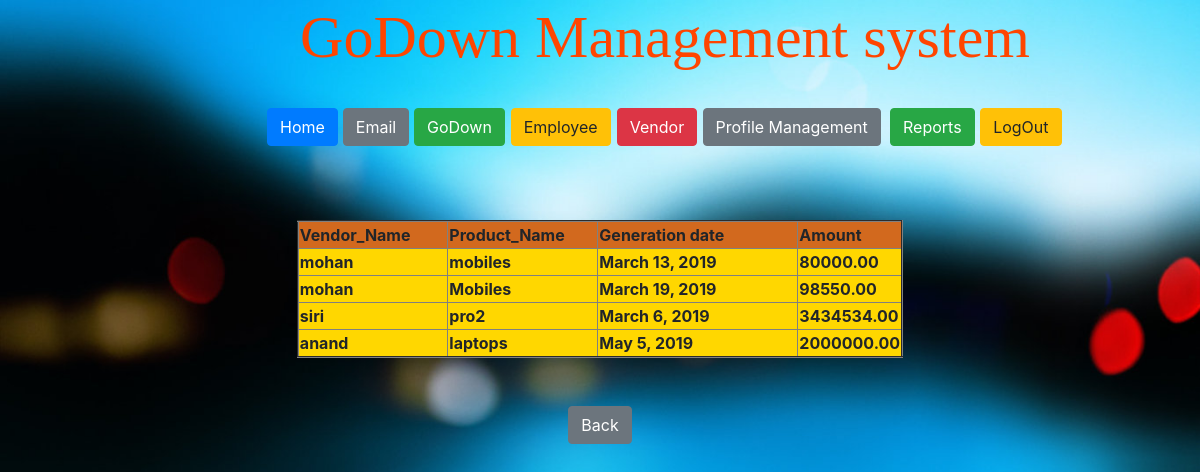
Screenshot of /gd_admin/admin_bill_reports/ with the database file from the repository.
### gd_accountant/models.py (models this page shows)
class Bill_Generation(models.Model):
    bill_id = models.AutoField(primary_key=True)
    vendor_name = models.CharField(max_length=50)
    product_name = models.CharField(max_length=50)
    bill_gen_date = models.DateField()
    amount = models.DecimalField(max_digits=20,decimal_places=2)
    status = models.CharField(max_length=30,default=False)

### templates/gd_admin/admin_bill_reports.html (shortened to what this page needs)
<!DOCTYPE html>
<html lang="en">
<head>
{% load staticfiles %}
</head>
<body  background="{% static 'images/gd1.jpg' %}">
{% include 'gd_home/title.html' %}
{% include 'gd_admin/admin_menu.html' %}
<br><br><br>
{% if object_list %}
<table align="center" border="2">
    <tr bgcolor="#d2691e">
        <th width="150">Vendor_Name</th>
        <th width="150">Product_Name</th>
        <th width="200">Generation date</th>
        <th width="100">Amount</th>
    </tr>
{% for x in object_list %}
    <tr bgcolor="#ffd700">
        <th width="100">{{ x.vendor_name }}</th>
        <th width="100">{{ x.product_name }}</th>
        <th width="100">{{ x.bill_gen_date }}</th>
        <th width="100">{{ x.amount }}</th>
    </tr>
{% endfor %}
</table>
{% else %}
    <center><font size="5" face="Arial Black" color="red">Sorry.. No Bills are Generated</font></center>
{% endif %}
<br><br>
 <form action="{% url 'admin_reports_menu' %}">
     <center><button type="submit" class="btn btn-secondary">Back</button></center>
          </form>
</body>
</html>

### templates/gd_admin/admin_bill_reports.html (style rules this page uses)
body { text-align: center; background-size: cover; background-repeat:no-repeat; }

### rows the page displays
Bill_Generation: vendor_name "mohan", product_name "mobiles", bill_gen_date "March 13, 2019", amount "80000.00"
Bill_Generation: vendor_name "mohan", product_name "Mobiles", bill_gen_date "March 19, 2019", amount "98550.00"
Bill_Generation: vendor_name "siri", product_name "pro2", bill_gen_date "March 6, 2019", amount "3434534.00"
Bill_Generation: vendor_name "anand", product_name "laptops", bill_gen_date "May 5, 2019", amount "2000000.00"
